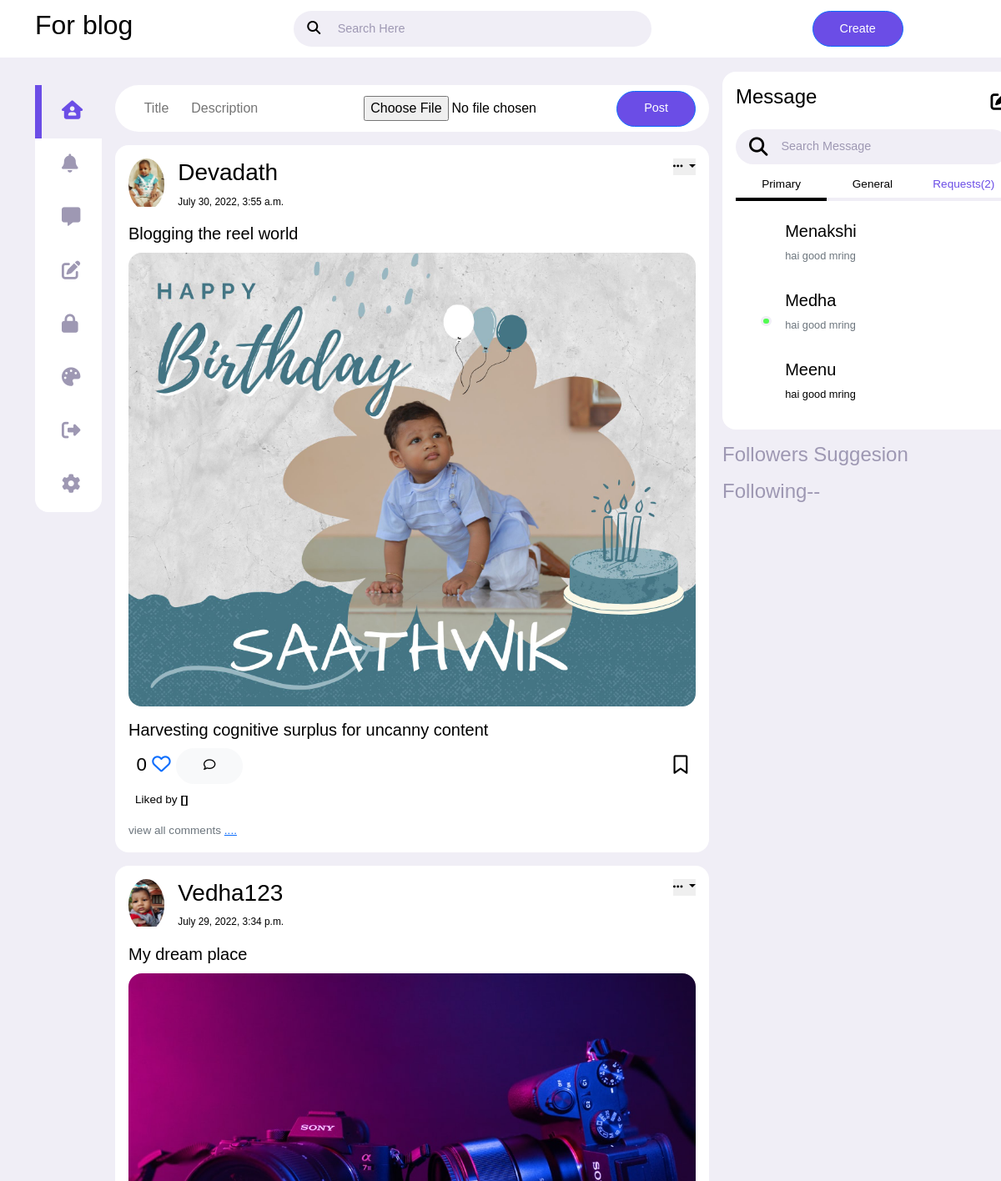
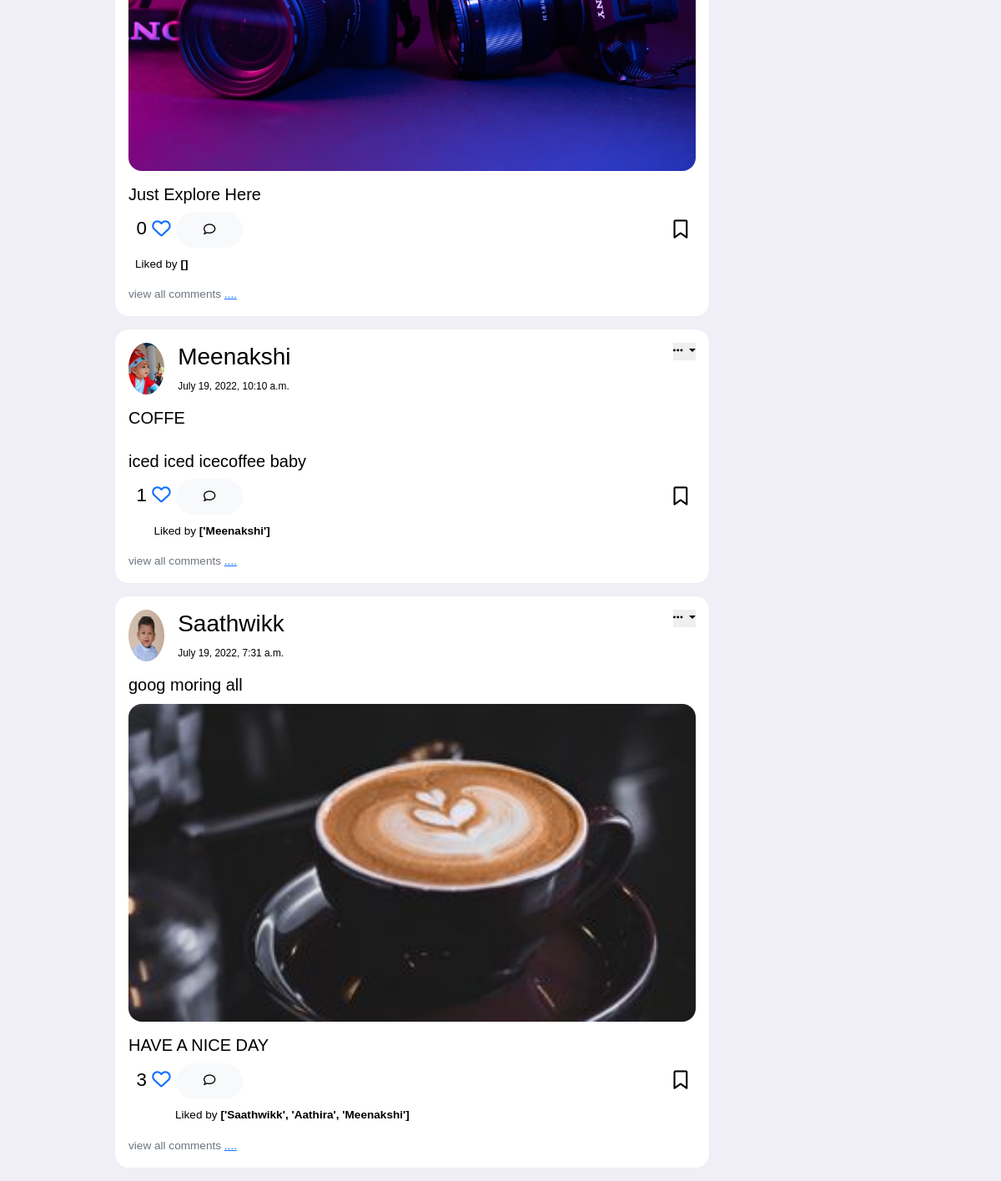
The app's page /blog/index with its own data (2 pictures, top to bottom).
### blogapp/models.py (models this page shows, shortened)
class Blogs(models.Model):
    title=models.CharField(max_length=120)
    description=models.CharField(max_length=230)
    image=models.ImageField(upload_to='blogimages',null=True,blank=True)
    author=models.ForeignKey(User,on_delete=models.CASCADE,related_name='author')
    posted_date=models.DateTimeField(auto_now=True)
    liked_by=models.ManyToManyField(User)
    @property
    def get_like_count(self):
        like_count=self.liked_by.all().count()
        return like_count
    @property
    def get_liked_user(self):
        liked_users=self.liked_by.all()
        users=[user.username for user in liked_users]
        return  users

class UserProfile(models.Model):
    profile_pic=models.ImageField(upload_to='profilepics',null=True)
    bio=models.CharField(max_length=120)
    phone=models.CharField(max_length=20)
    date_of_birth=models.DateField(null=True)
    options=(
        ('male','male'),
        ('female','female'),
        ('other','other')
    )
    gender=models.CharField(max_length=12,choices=options,default='male')
    user=models.OneToOneField(User,on_delete=models.CASCADE,related_name='users')
    following=models.ManyToManyField(User,related_name='followings',blank=True)

### blogapp/views.py (the view, shortened to what this page needs)
# urls.py: path('index',views.IndexView.as_view(),name='index'),
class IndexView(CreateView):
    model=Blogs
    form_class = BlogsForm
    template_name ='home.html'
    success_url = reverse_lazy('index')
    def get_context_data(self, **kwargs):
        context=super().get_context_data(**kwargs)
        blogs=Blogs.objects.all().order_by('-posted_date')
        context['blogs']=blogs
        comment_form=CommentForm()
        context['comment_form']=comment_form
        return context

### blogapp/forms.py
class BlogsForm(ModelForm):
    class Meta:
        model=Blogs
        fields=[
            'title',
            'description',
            'image',
        ]

class CommentForm(ModelForm):
    class Meta:
        model=Comments
        fields=[
            'comment',
        ]
        widgets={
            'comments':forms.TextInput()
        }

### blogapp/templates/home.html (shortened to what this page needs)
<!DOCTYPE html>
{%load static%}
<html lang="en">
<head>
    <link href="https://cdn.jsdelivr.net/npm/bootstrap@5.2.0-beta1/dist/css/bootstrap.min.css" rel="stylesheet"
>
    <link rel="stylesheet" href="{%static 'css/home.css'%}">
</head>
<body>
<nav>
    <div class="container">
        <h2 class="log">
            For blog
        </h2>
        <div class="search-bar">
            <i class="fa-solid fa-magnifying-glass"></i>
            <input type="search" placeholder="Search Here">
        </div>
        <div class="create">
            <label class="btn btn-primary" for="create-Post">Create </label>
            <div class="profile-photo">
            </div>
        </div>
    </div>
</nav>
<main>
    <div class="container">
        <div class="left">
            <div class="sidebar">
                <a href="{%url 'index'%}" class="menu-items active">
                    <span><i class="fa-solid fa-house-user"></i></span>
                </a>
                <a class="menu-items">
                    <span><i class="fa-solid fa-bell"></i></span>
                </a>
                <a href="" class="menu-items ">
                    <span><i class="fa-solid fa-message"></i></span>
                </a>
                {%if request.user.users%}
                <a href="{%url 'changeprofile' request.user.users.id %}" class="menu-items">
                    <span><i class="fa-solid fa-pen-to-square"></i></span>
                    <h3>EditProfile</h3>
                </a>
                <a href="{% url 'viewmyprofile'%}" class="menu-items">
                    <span><i class="fa-solid fa-pen-to-square"></i></span>
                    <h3>ViewProfile</h3>
                </a>
                {%else%}
                <a href="{% url 'profilebio'%}" class="menu-items">
                    <span><i class="fa-solid fa-pen-to-square"></i></span>
                </a>
                 {%endif%}
                <a href="{% url 'passwordchange' %}" class="menu-items ">
                    <span><i class="fa-solid fa-lock"></i></span>
                </a>
                <a href="" class="menu-items ">
                    <span><i class="fa-solid fa-palette"></i></span>
                </a>
                <a href="{%url 'signout' %}" class="menu-items">
                    <span><i class="fa-solid fa-right-from-bracket"></i></span>
                </a>
                <a href="" class="menu-items">
                    <span><i class="fa-solid fa-gear"></i></span>
                </a>
            </div>
        </div>
        <div class="middle">
            <form class="create-post" method="post" enctype="multipart/form-data"  >
                <div class="profile-photo">
                </div>
                <input type="text" placeholder="Title" name="title" id=" id_title">
                <input type="textarea" placeholder="Description" name="description" id="id_description">
                <input type="file" name="image" id="id_image">
                <button type="submit" class="btn btn-primary">
                    Post
                </button>
            </form>
            {%for blog in blogs%}
            <div class="feeds">
                <div class="feed">
                    <div class="head">
                        <div class="user">
                            <div class="profile-photo">
                                <img src="{{blog.author.users.profile_pic.url}}" alt="">
                            </div>
                            <div class="ingo">
                                <h3>{{blog.author}}</h3>
                                <small>{{blog.posted_date}}</small>
                            </div>
                        </div>
                        <span class="edit">
                            <div class="dropdown">
  <button class="dropdown-toggle" type="button" id="dropdownMenuButton1" data-bs-toggle="dropdown" aria-expanded="false">
    <i class="fa-solid fa-ellipsis"></i>
  </button>
</div>
                            </span>
                    </div>
                    <div class="title">
                      <b> <h5>{{blog.title}}</h5>   </b>
                    </div>
                    <div class="photo">
                        {%if blog.image%}
                        <img src="{{blog.image.url}}" alt="">
                        {%endif%}
                    </div>
                <div class="description">
                    <b> <h5> {{blog.description}}</h5> </b></div>
                    <div class="action-buttons">
                        <div class="interaction-buttons">
                            {{blog.get_like_count}}
                            <a href="{%url 'addlike' blog.id %}"> <span><i class="fa-regular fa-heart"></i></span></a>
                            <a class="btn btn-light" data-bs-toggle="collapse" href="#collapseExample"
                               role="button" aria-expanded="false" aria-controls="collapseExample">
                                <span><i class="fa-regular fa-comment"></i></span>
                            </a>
                        </div>
                        <div class="bookmark">
                            <span><i class="fa-regular fa-bookmark"></i></span>
                        </div>
                    </div>
                    <div class="liked-by">
                        {%for user in blog.get_liked_user%}
                        <span><img src="{{ user.profile_pic.url}}" alt=""></span>
                        {%endfor%}
                        <p>Liked by <b>{{blog.get_liked_user}}</b></p>
                    </div>
                    <div class="comments text-muted">
                       view all comments
<a class="" data-bs-toggle="collapse" href="#collapseExample1" role="button" aria-expanded="false" aria-controls="collapseExample1">
    ....
  </a>
                    </div>
               </div>
            </div>
{%endfor%}
        </div>
        <div class="right">
            <div class="messages">
                <div class="heading">
                    <h4>Message</h4><i class="fa-solid fa-pen-to-square"></i>
                </div>
                <div class="search-bar">
                    <i class="fa-solid fa-magnifying-glass"></i>
                    <input type="search" placeholder="Search Message" id="messages-search">
                </div>
                <div class="category">
                    <h6 class="active">Primary</h6>
                    <h6>General</h6>
                    <h6 class="message-requests">Requests(2)</h6>
                </div>
                <div class="message">
                    <div class="profile-photo">
                    </div>
                    <div class="message-body">
                        <h5>Menakshi</h5>
                        <p class="text-muted"> hai good mring</p>
                    </div>
                </div>
                <div class="message">
                    <div class="profile-photo">
                        <div class="active"></div>
                    </div>
                    <div class="message-body">
                        <h5>Medha</h5>
                        <p class="text-muted"> hai good mring</p>
                    </div>
                </div>
                <div class="message">
                    <div class="profile-photo">
                    </div>
                    <div class="message-body">
                        <h5>Meenu</h5>
                        <p class="text-bold"> hai good mring</p>
                    </div>
                </div>
            </div>
            <div class="friend-requests">
                <h4>Followers Suggesion</h4>
            </div>
            <div class="friend-requests">
                <h4>Following--{{request.user.users.fetch_following_count}}</h4>
            </div>
        </div>
    </div>
</main>
</body>
</html>

### records on screen
Blogs: author.users.profile_pic (picture), author "Devadath", posted_date "July 30, 2022, 3:55 a.m.", title "Blogging the reel world", image (picture), description "Harvesting cognitive surplus for uncanny content", get_like_count "0", get_liked_user "[]"
Blogs: author.users.profile_pic (picture), author "Vedha123", posted_date "July 29, 2022, 3:34 p.m.", title "My dream place", image (picture), description "Just Explore Here", get_like_count "0", get_liked_user "[]"
Blogs: author.users.profile_pic (picture), author "Meenakshi", posted_date "July 19, 2022, 10:10 a.m.", title "COFFE", description "iced iced icecoffee baby", get_like_count "1", get_liked_user "['Meenakshi']"
Blogs: author.users.profile_pic (picture), author "Saathwikk", posted_date "July 19, 2022, 7:31 a.m.", title "goog moring all", image (picture), description "HAVE A NICE DAY", get_like_count "3", get_liked_user "['Saathwikk', 'Aathira', 'Meenakshi']"
